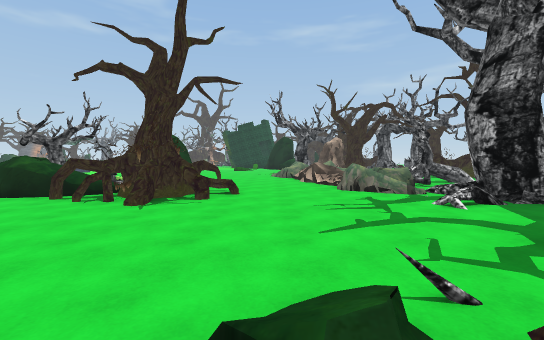
View 1 (above)

21 first-person views from a walk through a Unity game level. The camera is 1.4 m above the floor, tilts 2° down and sees 90° across. The floor is counted in squares, 2 m on a side. Each view is taken from the middle of a square. On the plan, view 1 faces up. The plan holds only what a view shows up to about 9 squares ahead; the rest is blank. The place goes on beyond the plan. Some animated figures are left out.

View 2
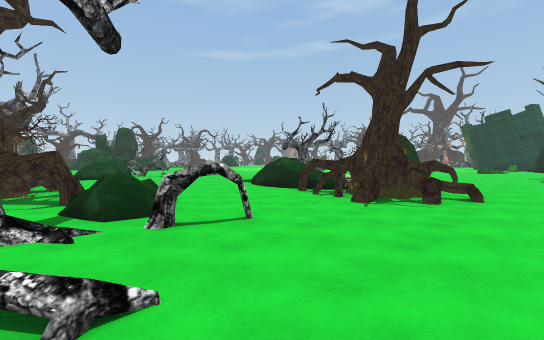

View 3
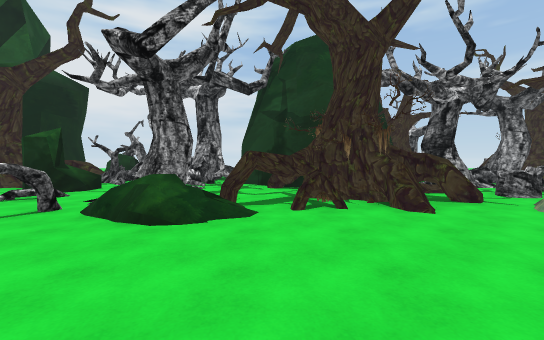

View 4
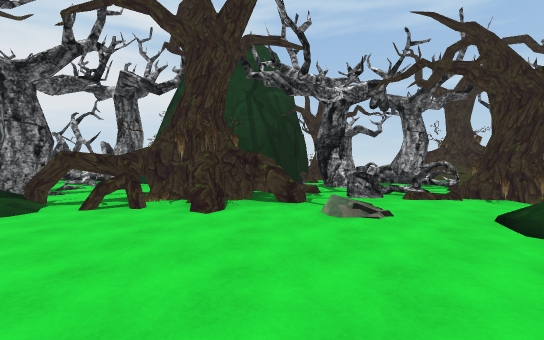

View 5
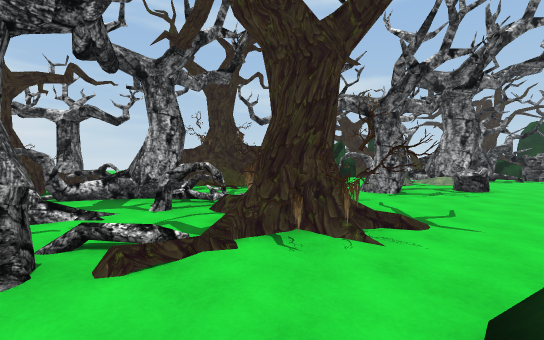

View 6
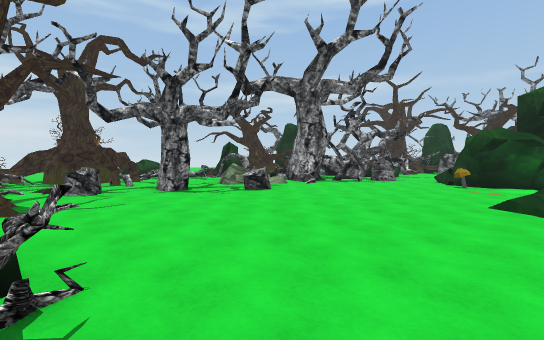

View 7
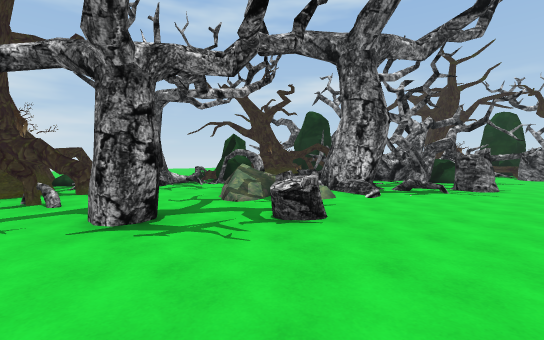

View 8
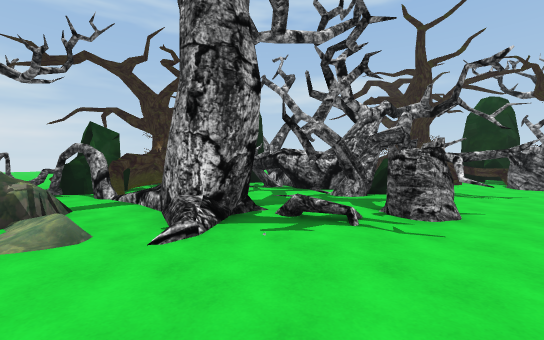

View 9
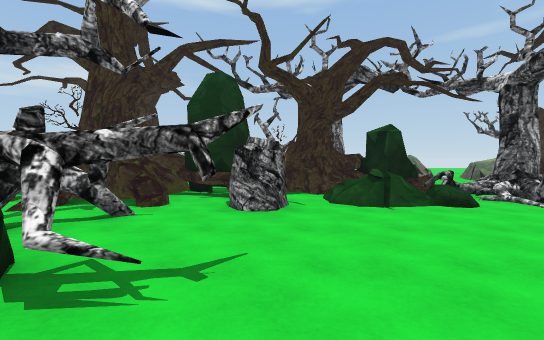

View 10
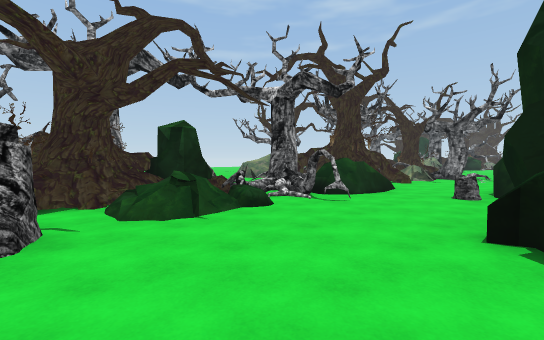

View 11
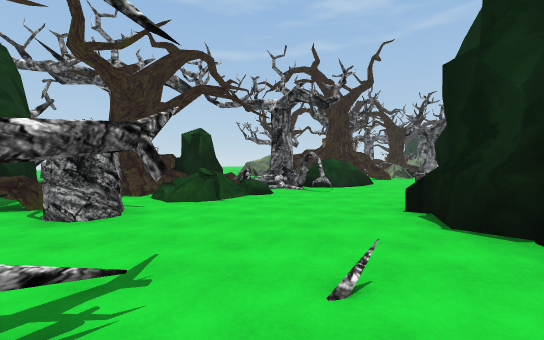

View 12
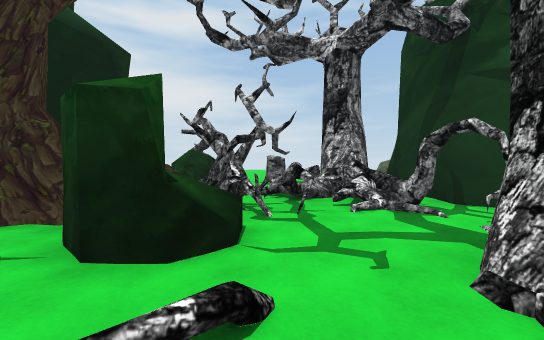

View 13
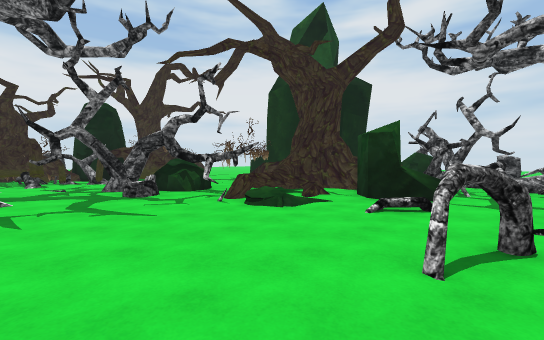

View 14
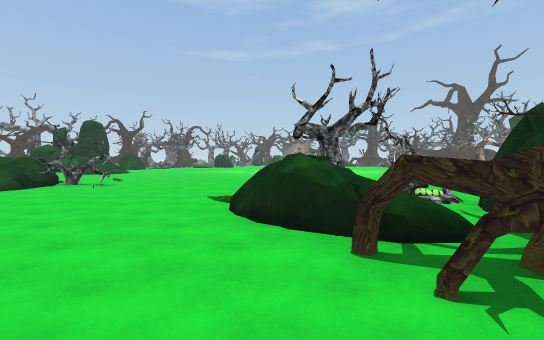

View 15
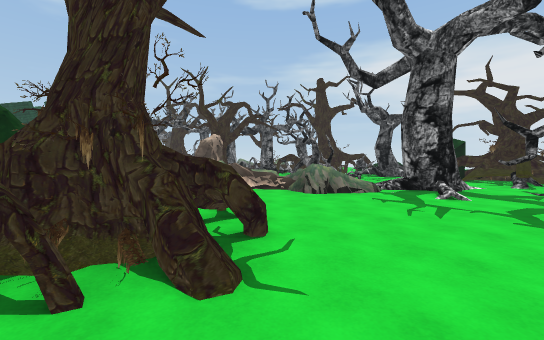

View 16
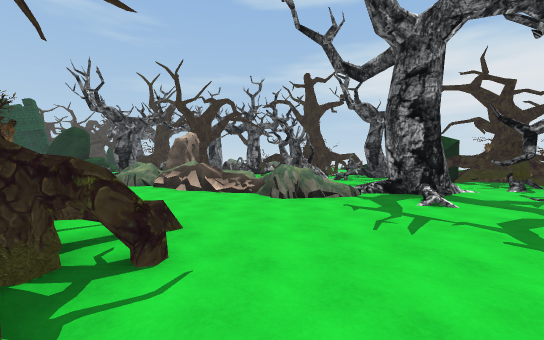

View 17
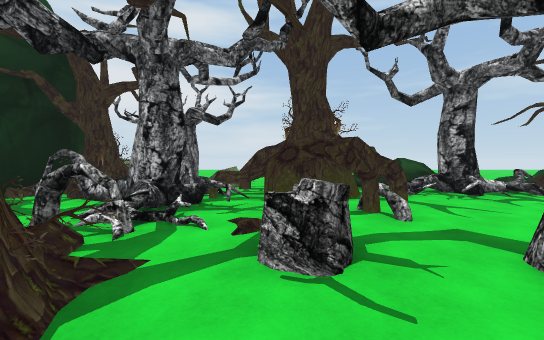

View 18
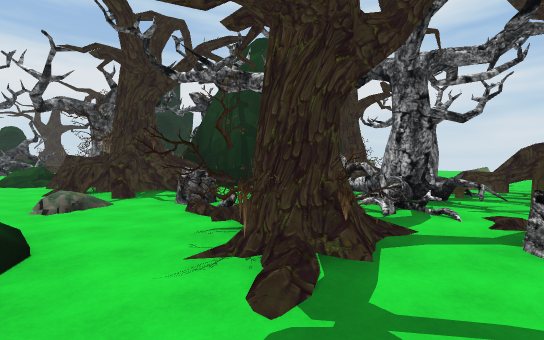

View 19
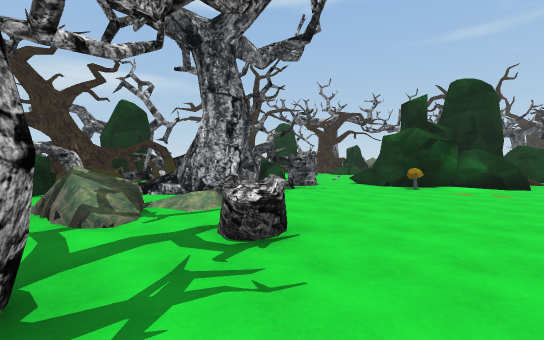

View 20
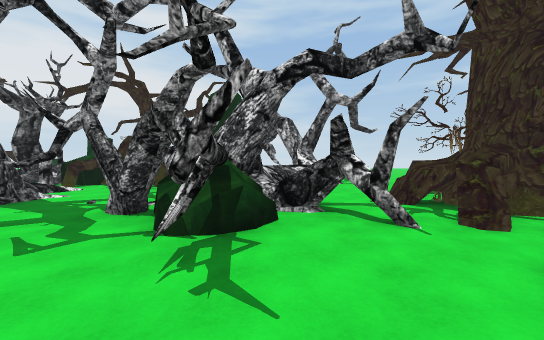

View 21
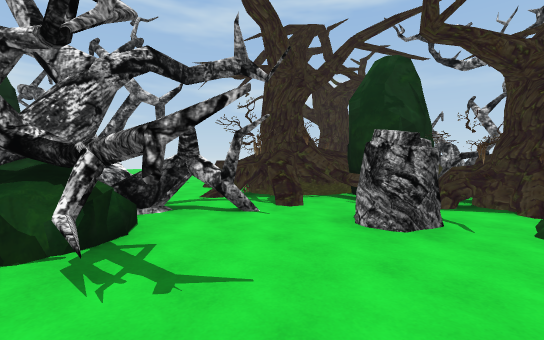

### Floor plan
Key: @ floor where view 1 was taken; # wall or solid block; x gap in a wall; . main floor; : floor 0.25 m higher than the main floor; + floor 0.5 m higher than the main floor; * floor 0.75 m higher than the main floor; / step, stairs or slope; = window, fence, low wall or low ledge; ^ raised ledge; T tree; R rock; S stump; O other object.
Columns run from 33 left of view 1 to 4 right of it. Each row starts with its distance up from view 1.
 10  T TT..RR                       ..===
  9  TTTR.SRR                    TR ..=/=
  8   TRR..R#             ...   TRR .../=T
  7  = TT..##RR.         ..... T TTT...===
  6  RRT...RRRR./R:...........TRRRTT+...##
  5  TR*/....RR........T.TT.....RRTT.....#
  4 TTT//....R.........TR................#
  3 #T#SS............../ /...............#
  2 #R#=S..#.S..........//......//T.....S#
  1 ######RR..=...S..../T..:.TT.T/T../x###
  0   ###########/..T..TTTS.TTTT.TT..@=##
 -1   #...#######=+.T.STT.S.TTT..TT.R/##
 -2   ##..^^#T= #=....T.T.TT T#T#==#R###
 -3   #...^R^#TT#....TTTT.TT#T####=TT##
 -4      ^^R#TTRR.T.TTTTTTT##   #==.T#
 -5      # R TTRRTTTT TT.TT#    ###xTR
 -6             O RRTTTTTTT#    # ^.RR
 -7         OO  .TRR  .=TT #   ## ..
 -8                   ..TT #   ^   O
 -9                   ..

Where each view was taken, in squares from view 1:
view 1: 0 up, 0 right, facing up
view 2: 0 up, 0 right, facing up-left
view 3: 5 up, 6 left, facing down
view 4: 5 up, 9 left, facing down
view 5: 2 up, 11 left, facing down-left
view 6: 6 up, 14 left, facing down-left
view 7: 3 up, 16 left, facing down-left
view 8: 3 up, 20 left, facing down-left
view 9: 3 up, 25 left, facing left
view 10: 3 up, 26 left, facing up-left
view 11: 2 up, 25 left, facing up-left
view 12: 1 up, 2 left, facing down
view 13: 4 up, 3 left, facing down-right
view 14: 3 up, 3 left, facing up-left
view 15: 3 up, 3 left, facing up-right
view 16: 3 up, 2 left, facing up-right
view 17: 1 up, 15 left, facing down
view 18: 2 up, 15 left, facing down-right
view 19: 1 up, 16 left, facing left
view 20: 4 up, 27 left, facing down
view 21: 4 up, 26 left, facing down-left
